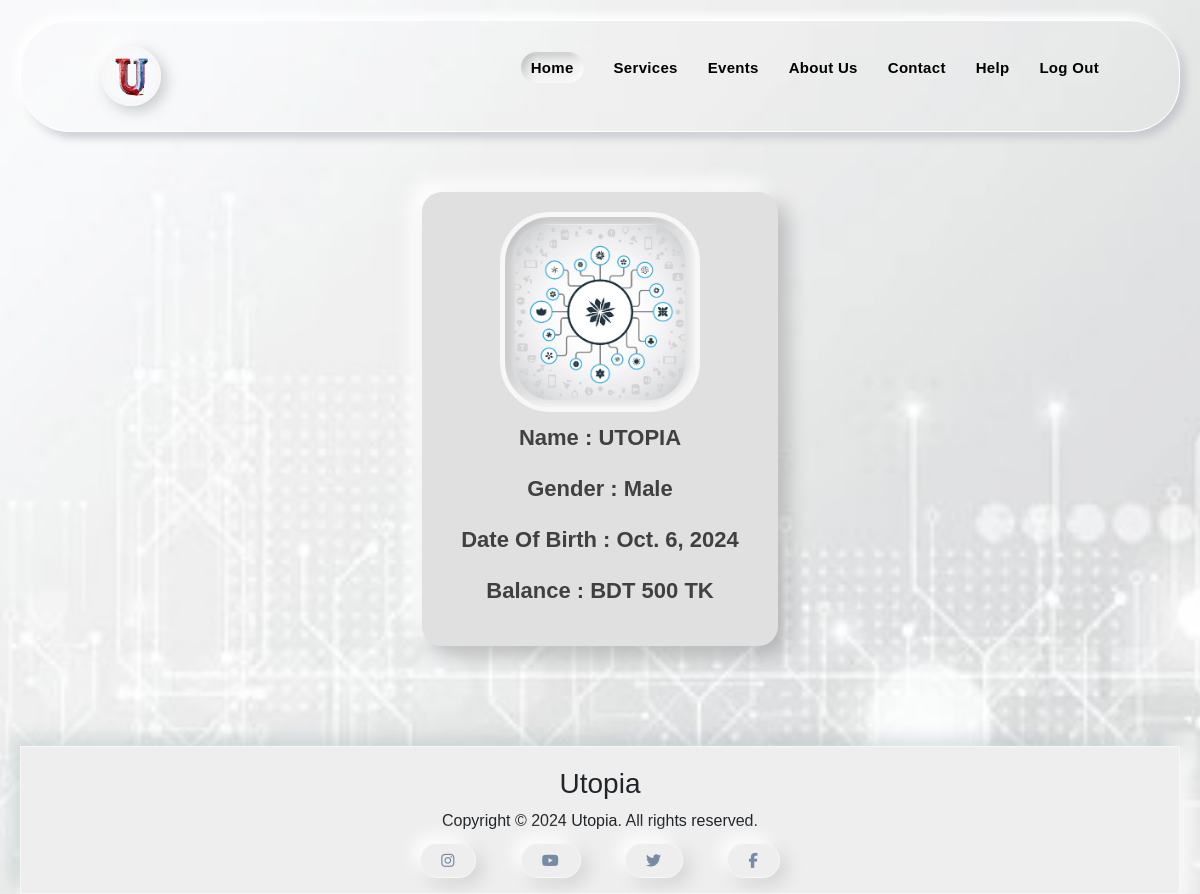
Page /HomePage (signed in) on the committed database.
### application/models.py (models this page shows, shortened)
class UsersPrimaryDetails(models.Model):
    UserID = models.IntegerField(primary_key=True)
    UserEmail = models.EmailField(max_length=254)
    UserFullName = models.CharField(max_length=255)
    UserGender = models.CharField(max_length=255)
    UserOccupation = models.CharField(max_length=255)
    UserDateOfBirth = models.DateField()
    UserRole = models.CharField(max_length=255)
    UserMobileNum = models.CharField(max_length=255)
    UserPoints = models.IntegerField()
    UserImageFilename = models.ImageField()
    UserAge = models.IntegerField()

### application/views.py (the view)
# urls.py: path('HomePage',views.HomePage, name='HomePage'),
@login_required(login_url='EntryPage')
def HomePage(request):
    UserID = request.user.username
    user = UsersPrimaryDetails.objects.get(UserID=UserID)
    host = user.UserImageFilename.url
    host = "http://127.0.0.1:8000/"+host
    context = {
        'user': user,
    }
    return render(request, 'HomePage.html', context)

### application/templates/HomePage.html (shortened to what this page needs)
{% extends "BasePage.html" %}
{% load static %}
{% block more-style %}
<link rel="stylesheet" href="{% static '/CSS/HomePage.css' %}">
{% endblock %}
{% block content %}
<div class="main">
    <div class="profile">
        <div class="user">
            <div class="main-images">
                <img id="white" class="white active" src="{{user.UserImageFilename.url}}" alt="image">
            </div>
            <div class="shows-details">
                <span>Name : {{user.UserFullName}}</span>
                <span>Gender : {{user.UserGender}}</span>
                <span>Date Of Birth : {{user.UserDateOfBirth}}</span>
                <span>Balance : BDT {{user.UserPoints}} TK</span>
            </div>
        </div>
    </div>
</div>
{% endblock %}

### application/static/CSS/BasePage/BasePage.css (style rules this page uses)
* { margin: 0; padding: 0; font-family: sans-serif; }
body { padding: 20px; background-image: url("/static/MEDIA/IMAGE/Background.jpg"); background-size: cover ; background-repeat: no-repeat; background-attachment: fixed; background-position: bottom; margin: 0; margin-right: 0px; height: 100vh; overflow-y: auto; overflow-x: hidden; }
.active { padding: 7px 10px; box-shadow: inset -3px -3px 10px #fff, inset 3px 3px 10px #b0b1b5; border-radius: 50px; }

### application/static/CSS/HomePage.css (style rules this page uses)
body { font-family: 'Jost', sans-serif; background-color: #f0f0f0; }
.main { width: 100%; justify-content: center; align-items: flex-start; margin-bottom: 100px; margin-top: 60px; }
.profile { height: auto; width: 100%; display: flex; justify-content: center; align-items: center; margin-bottom: 100px; }
img { display: inline; }
.user { position: relative; display: flex; flex-direction: column; justify-content: center; align-items: center; max-width: 400px; width: auto; border-radius: 20px; padding: 20px 30px 30px 30px; background-color: #e0e0e0; box-shadow: 10px 10px 20px rgba(0, 0, 0, 0.2), -10px -10px 20px rgba(255, 255, 255, 1); }
.user div { display: flex; flex-direction: column; align-items: center; justify-content: space-between; }
span { font-size: 22px; font-weight: 600; margin: 9px; color: #404040; justify-content: center; }
img { position: relative; width: 200px; height: 200px; object-fit: cover; border-radius: 50%; border: 5px solid #f7f7f7; z-index: 1; box-shadow: 5px 5px 15px rgba(0, 0, 0, 0.2), -5px -5px 15px rgba(255, 255, 255, 1); }

### rows in the picture
UsersPrimaryDetails: UserImageFilename (picture), UserFullName "UTOPIA", UserGender "Male", UserDateOfBirth "Oct. 6, 2024", UserPoints "500"
